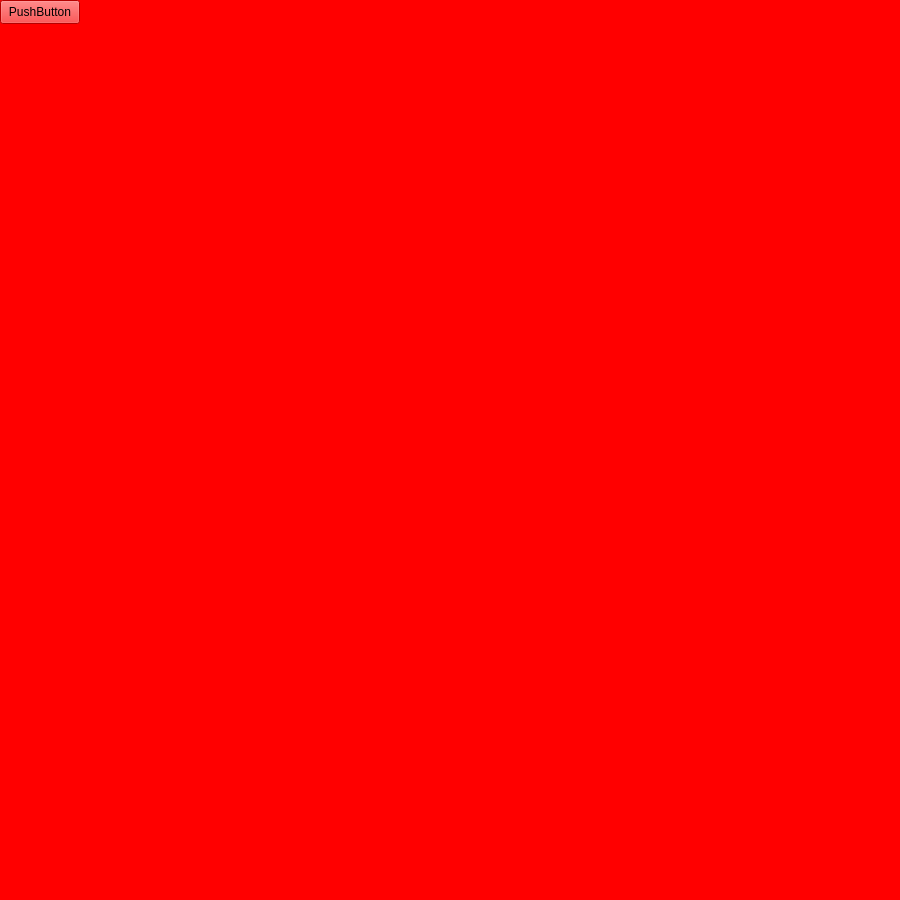
<?xml version="1.0" encoding="UTF-8"?>
<ui version="4.0">
 <class>GameGrid</class>
 <widget class="QWidget" name="GameGrid">
  <property name="geometry">
   <rect>
    <x>0</x>
    <y>0</y>
    <width>900</width>
    <height>900</height>
   </rect>
  </property>
  <property name="windowTitle">
   <string>Form</string>
  </property>
  <property name="styleSheet">
   <string notr="true">background-color:red</string>
  </property>
  <widget class="QPushButton" name="pushButton">
   <property name="geometry">
    <rect>
     <x>0</x>
     <y>0</y>
     <width>80</width>
     <height>24</height>
    </rect>
   </property>
   <property name="text">
    <string>PushButton</string>
   </property>
  </widget>
 </widget>
 <resources/>
 <connections/>
</ui>
